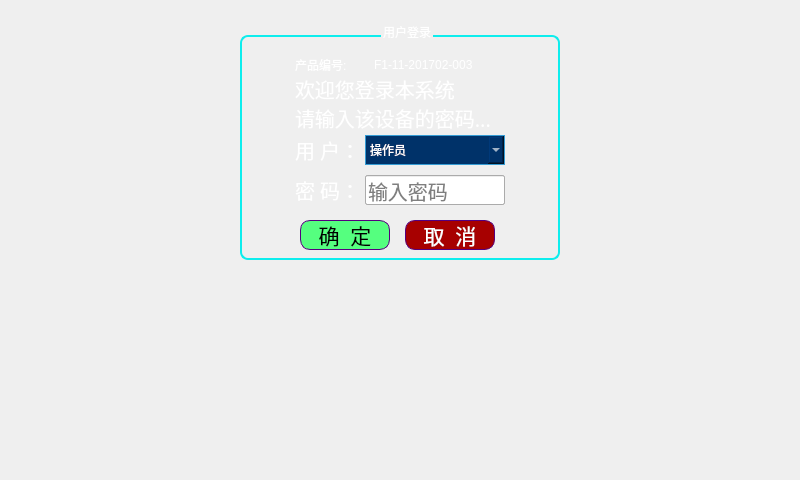
<?xml version="1.0" encoding="UTF-8"?>
<ui version="4.0">
 <class>UserLogin</class>
 <widget class="QWidget" name="UserLogin">
  <property name="geometry">
   <rect>
    <x>0</x>
    <y>0</y>
    <width>800</width>
    <height>480</height>
   </rect>
  </property>
  <property name="windowTitle">
   <string>Form</string>
  </property>
  <property name="styleSheet">
   <string notr="true"/>
  </property>
  <widget class="QLabel" name="label">
   <property name="geometry">
    <rect>
     <x>0</x>
     <y>0</y>
     <width>800</width>
     <height>480</height>
    </rect>
   </property>
   <property name="focusPolicy">
    <enum>Qt::ClickFocus</enum>
   </property>
   <property name="styleSheet">
    <string notr="true">border-image: url(:/Image/webp.png);</string>
   </property>
   <property name="text">
    <string/>
   </property>
  </widget>
  <widget class="QGroupBox" name="groupBox">
   <property name="geometry">
    <rect>
     <x>240</x>
     <y>25</y>
     <width>320</width>
     <height>235</height>
    </rect>
   </property>
   <property name="layoutDirection">
    <enum>Qt::LeftToRight</enum>
   </property>
   <property name="styleSheet">
    <string notr="true">QGroupBox{
font: 18pt &quot;文泉驿等宽微米黑&quot;;
border: 2px solid rgb(14, 237, 237);
border-radius:8px;
margin-top:10px;
}
QGroupBox:title{
color:white;
subcontrol-origin: margin;
subcontrol-position: top center;
left: 5px;
}
QLabel{
color: rgb(255, 255, 255);
}
QPushButton#pBtn_ok{
font: 16pt &quot;文泉驿等宽微米黑&quot;;
border:1px solid rgb(85, 0, 127);
border-radius:10px;
color: rgb(0, 0, 0);
background-color: rgb(85, 255, 127);
}
QPushButton#pBtn_ok:pressed{
font: 14pt &quot;文泉驿等宽微米黑&quot;;
}

QPushButton#pBtn_cancel{
font: 16pt &quot;文泉驿等宽微米黑&quot;;
border:1px solid rgb(85, 0, 127);
background-color: rgb(167, 0, 0);
border-radius:10px;
color: rgb(255, 255, 255);
}
QPushButton#pBtn_cancel:pressed{
font: 14pt &quot;文泉驿等宽微米黑&quot;;
}

</string>
   </property>
   <property name="title">
    <string>用户登录</string>
   </property>
   <property name="alignment">
    <set>Qt::AlignLeading|Qt::AlignLeft|Qt::AlignVCenter</set>
   </property>
   <widget class="QPushButton" name="pBtn_cancel">
    <property name="geometry">
     <rect>
      <x>165</x>
      <y>195</y>
      <width>90</width>
      <height>30</height>
     </rect>
    </property>
    <property name="font">
     <font>
      <family>文泉驿等宽微米黑</family>
      <pointsize>16</pointsize>
      <weight>50</weight>
      <italic>false</italic>
      <bold>false</bold>
     </font>
    </property>
    <property name="focusPolicy">
     <enum>Qt::NoFocus</enum>
    </property>
    <property name="styleSheet">
     <string notr="true"/>
    </property>
    <property name="text">
     <string>取  消</string>
    </property>
   </widget>
   <widget class="QLineEdit" name="lineEdit_passwd">
    <property name="geometry">
     <rect>
      <x>125</x>
      <y>150</y>
      <width>140</width>
      <height>30</height>
     </rect>
    </property>
    <property name="font">
     <font>
      <family>文泉驿等宽微米黑</family>
      <pointsize>15</pointsize>
     </font>
    </property>
    <property name="focusPolicy">
     <enum>Qt::ClickFocus</enum>
    </property>
    <property name="text">
     <string/>
    </property>
    <property name="maxLength">
     <number>6</number>
    </property>
    <property name="echoMode">
     <enum>QLineEdit::Password</enum>
    </property>
    <property name="placeholderText">
     <string>输入密码</string>
    </property>
   </widget>
   <widget class="QPushButton" name="pBtn_ok">
    <property name="geometry">
     <rect>
      <x>60</x>
      <y>195</y>
      <width>90</width>
      <height>30</height>
     </rect>
    </property>
    <property name="font">
     <font>
      <family>文泉驿等宽微米黑</family>
      <pointsize>16</pointsize>
      <weight>50</weight>
      <italic>false</italic>
      <bold>false</bold>
     </font>
    </property>
    <property name="focusPolicy">
     <enum>Qt::NoFocus</enum>
    </property>
    <property name="styleSheet">
     <string notr="true"/>
    </property>
    <property name="text">
     <string>确  定</string>
    </property>
   </widget>
   <widget class="QLabel" name="lb_msg">
    <property name="geometry">
     <rect>
      <x>55</x>
      <y>50</y>
      <width>241</width>
      <height>56</height>
     </rect>
    </property>
    <property name="font">
     <font>
      <family>文泉驿等宽微米黑</family>
      <pointsize>15</pointsize>
     </font>
    </property>
    <property name="styleSheet">
     <string notr="true"/>
    </property>
    <property name="text">
     <string>欢迎您登录本系统
请输入该设备的密码...</string>
    </property>
   </widget>
   <widget class="QLabel" name="lb_cue">
    <property name="geometry">
     <rect>
      <x>55</x>
      <y>150</y>
      <width>66</width>
      <height>30</height>
     </rect>
    </property>
    <property name="font">
     <font>
      <family>文泉驿等宽微米黑</family>
      <pointsize>15</pointsize>
     </font>
    </property>
    <property name="styleSheet">
     <string notr="true"/>
    </property>
    <property name="text">
     <string>密 码：</string>
    </property>
   </widget>
   <widget class="QLabel" name="label_10">
    <property name="geometry">
     <rect>
      <x>55</x>
      <y>25</y>
      <width>71</width>
      <height>30</height>
     </rect>
    </property>
    <property name="focusPolicy">
     <enum>Qt::NoFocus</enum>
    </property>
    <property name="styleSheet">
     <string notr="true">font: 14pt &quot;文泉驿等宽微米黑&quot;;</string>
    </property>
    <property name="text">
     <string>产品编号:</string>
    </property>
    <property name="alignment">
     <set>Qt::AlignLeading|Qt::AlignLeft|Qt::AlignVCenter</set>
    </property>
   </widget>
   <widget class="QLabel" name="lb_hostSerial">
    <property name="geometry">
     <rect>
      <x>134</x>
      <y>25</y>
      <width>181</width>
      <height>30</height>
     </rect>
    </property>
    <property name="styleSheet">
     <string notr="true">font: 14pt &quot;文泉驿等宽微米黑&quot;;
border:1px;

</string>
    </property>
    <property name="text">
     <string>F1-11-201702-003</string>
    </property>
    <property name="alignment">
     <set>Qt::AlignLeading|Qt::AlignLeft|Qt::AlignVCenter</set>
    </property>
   </widget>
   <widget class="QLabel" name="lb_cue_2">
    <property name="geometry">
     <rect>
      <x>55</x>
      <y>110</y>
      <width>66</width>
      <height>30</height>
     </rect>
    </property>
    <property name="font">
     <font>
      <family>文泉驿等宽微米黑</family>
      <pointsize>15</pointsize>
     </font>
    </property>
    <property name="styleSheet">
     <string notr="true"/>
    </property>
    <property name="text">
     <string>用 户：</string>
    </property>
   </widget>
   <widget class="QComboBox" name="comboBox">
    <property name="geometry">
     <rect>
      <x>125</x>
      <y>110</y>
      <width>140</width>
      <height>30</height>
     </rect>
    </property>
    <property name="styleSheet">
     <string notr="true">QComboBox {
	border:1px solid  rgb(53, 156, 212);
	color: rgb(255, 255, 255);
	font: 14pt &quot;文泉驿等宽微米黑&quot;;
   background-color: rgb(0, 50, 105);
}
QComboBox::item {	
	font: 14pt &quot;文泉驿等宽微米黑&quot;;
	color: rgb(255, 255, 255);
    background-color: rgb(0, 50, 105);
	selection-background-color: rgb(0, 170, 255);
}</string>
    </property>
    <item>
     <property name="text">
      <string>操作员</string>
     </property>
    </item>
    <item>
     <property name="text">
      <string>管理员</string>
     </property>
    </item>
    <item>
     <property name="text">
      <string>注 销</string>
     </property>
    </item>
   </widget>
   <widget class="QLineEdit" name="lineEdit_key">
    <property name="geometry">
     <rect>
      <x>125</x>
      <y>150</y>
      <width>140</width>
      <height>30</height>
     </rect>
    </property>
    <property name="font">
     <font>
      <family>文泉驿等宽微米黑</family>
      <pointsize>15</pointsize>
     </font>
    </property>
    <property name="focusPolicy">
     <enum>Qt::ClickFocus</enum>
    </property>
    <property name="text">
     <string/>
    </property>
    <property name="maxLength">
     <number>12</number>
    </property>
    <property name="echoMode">
     <enum>QLineEdit::Normal</enum>
    </property>
    <property name="placeholderText">
     <string>输入解锁密钥</string>
    </property>
   </widget>
   <zorder>lineEdit_key</zorder>
   <zorder>pBtn_cancel</zorder>
   <zorder>lineEdit_passwd</zorder>
   <zorder>pBtn_ok</zorder>
   <zorder>lb_msg</zorder>
   <zorder>lb_cue</zorder>
   <zorder>label_10</zorder>
   <zorder>lb_hostSerial</zorder>
   <zorder>lb_cue_2</zorder>
   <zorder>comboBox</zorder>
  </widget>
  <widget class="QLabel" name="label_5">
   <property name="geometry">
    <rect>
     <x>235</x>
     <y>450</y>
     <width>340</width>
     <height>30</height>
    </rect>
   </property>
   <property name="styleSheet">
    <string notr="true">font: 16pt &quot;Ubuntu&quot;;
color: rgb(255, 255, 255);</string>
   </property>
   <property name="text">
    <string/>
   </property>
   <property name="alignment">
    <set>Qt::AlignCenter</set>
   </property>
  </widget>
  <widget class="QLabel" name="label_3">
   <property name="geometry">
    <rect>
     <x>230</x>
     <y>425</y>
     <width>350</width>
     <height>30</height>
    </rect>
   </property>
   <property name="font">
    <font>
     <family>文泉驿等宽微米黑</family>
     <pointsize>22</pointsize>
     <weight>50</weight>
     <italic>false</italic>
     <bold>false</bold>
    </font>
   </property>
   <property name="styleSheet">
    <string notr="true">font: 22pt &quot;文泉驿等宽微米黑&quot;;
color: rgb(255, 255, 255);</string>
   </property>
   <property name="text">
    <string/>
   </property>
   <property name="alignment">
    <set>Qt::AlignCenter</set>
   </property>
  </widget>
 </widget>
 <resources/>
 <connections/>
</ui>
